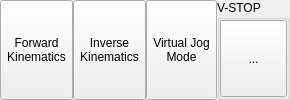
              <widget class="QWidget" name="widget_17" native="true">
               <property name="minimumSize">
                <size>
                 <width>150</width>
                 <height>0</height>
                </size>
               </property>
               <property name="maximumSize">
                <size>
                 <width>900</width>
                 <height>16777215</height>
                </size>
               </property>
               <layout class="QHBoxLayout" name="horizontalLayout_27">
                <property name="spacing">
                 <number>0</number>
                </property>
                <property name="leftMargin">
                 <number>0</number>
                </property>
                <property name="topMargin">
                 <number>0</number>
                </property>
                <property name="rightMargin">
                 <number>0</number>
                </property>
                <property name="bottomMargin">
                 <number>0</number>
                </property>
                <item>
                 <widget class="QToolButton" name="forward_kinematics_button">
                  <property name="sizePolicy">
                   <sizepolicy hsizetype="Preferred" vsizetype="Expanding">
                    <horstretch>0</horstretch>
                    <verstretch>0</verstretch>
                   </sizepolicy>
                  </property>
                  <property name="text">
                   <string>Forward
Kinematics</string>
                  </property>
                  <property name="icon">
                   <iconset resource="../../resources.qrc">
                    <normaloff>:/icons/icons8-move-right-48.png</normaloff>:/icons/icons8-move-right-48.png</iconset>
                  </property>
                  <property name="iconSize">
                   <size>
                    <width>36</width>
                    <height>36</height>
                   </size>
                  </property>
                  <property name="toolButtonStyle">
                   <enum>Qt::ToolButtonStyle::ToolButtonTextUnderIcon</enum>
                  </property>
                 </widget>
                </item>
                <item>
                 <widget class="QToolButton" name="inverse_kinematic_button">
                  <property name="sizePolicy">
                   <sizepolicy hsizetype="Preferred" vsizetype="Expanding">
                    <horstretch>0</horstretch>
                    <verstretch>0</verstretch>
                   </sizepolicy>
                  </property>
                  <property name="text">
                   <string>Inverse
Kinematics</string>
                  </property>
                  <property name="icon">
                   <iconset resource="../../resources.qrc">
                    <normaloff>:/icons/icons8-move-left-48.png</normaloff>:/icons/icons8-move-left-48.png</iconset>
                  </property>
                  <property name="iconSize">
                   <size>
                    <width>36</width>
                    <height>36</height>
                   </size>
                  </property>
                  <property name="toolButtonStyle">
                   <enum>Qt::ToolButtonStyle::ToolButtonTextUnderIcon</enum>
                  </property>
                 </widget>
                </item>
                <item>
                 <widget class="QToolButton" name="virtual_jog_button">
                  <property name="sizePolicy">
                   <sizepolicy hsizetype="Preferred" vsizetype="Preferred">
                    <horstretch>0</horstretch>
                    <verstretch>0</verstretch>
                   </sizepolicy>
                  </property>
                  <property name="text">
                   <string>Virtual Jog
Mode</string>
                  </property>
                  <property name="icon">
                   <iconset resource="../../resources.qrc">
                    <normaloff>:/icons/icons8-walking-48.png</normaloff>:/icons/icons8-walking-48.png</iconset>
                  </property>
                  <property name="iconSize">
                   <size>
                    <width>36</width>
                    <height>36</height>
                   </size>
                  </property>
                  <property name="toolButtonStyle">
                   <enum>Qt::ToolButtonStyle::ToolButtonTextUnderIcon</enum>
                  </property>
                 </widget>
                </item>
                <item>
                 <widget class="QGroupBox" name="estop_box">
                  <property name="title">
                   <string>V-STOP</string>
                  </property>
                  <layout class="QGridLayout" name="gridLayout_10">
                   <property name="leftMargin">
                    <number>0</number>
                   </property>
                   <property name="topMargin">
                    <number>0</number>
                   </property>
                   <property name="rightMargin">
                    <number>0</number>
                   </property>
                   <property name="bottomMargin">
                    <number>0</number>
                   </property>
                   <property name="spacing">
                    <number>0</number>
                   </property>
                   <item row="0" column="0">
                    <widget class="QToolButton" name="estop_button">
                     <property name="sizePolicy">
                      <sizepolicy hsizetype="Preferred" vsizetype="Preferred">
                       <horstretch>0</horstretch>
                       <verstretch>0</verstretch>
                      </sizepolicy>
                     </property>
                     <property name="maximumSize">
                      <size>
                       <width>96</width>
                       <height>16777215</height>
                      </size>
                     </property>
                     <property name="text">
                      <string>...</string>
                     </property>
                     <property name="icon">
                      <iconset resource="../../resources.qrc">
                       <normaloff>:/icons/icons8-emergency-stop-button-96.png</normaloff>:/icons/icons8-emergency-stop-button-96.png</iconset>
                     </property>
                     <property name="iconSize">
                      <size>
                       <width>96</width>
                       <height>96</height>
                      </size>
                     </property>
                    </widget>
                   </item>
                  </layout>
                 </widget>
                </item>
               </layout>
              </widget>
